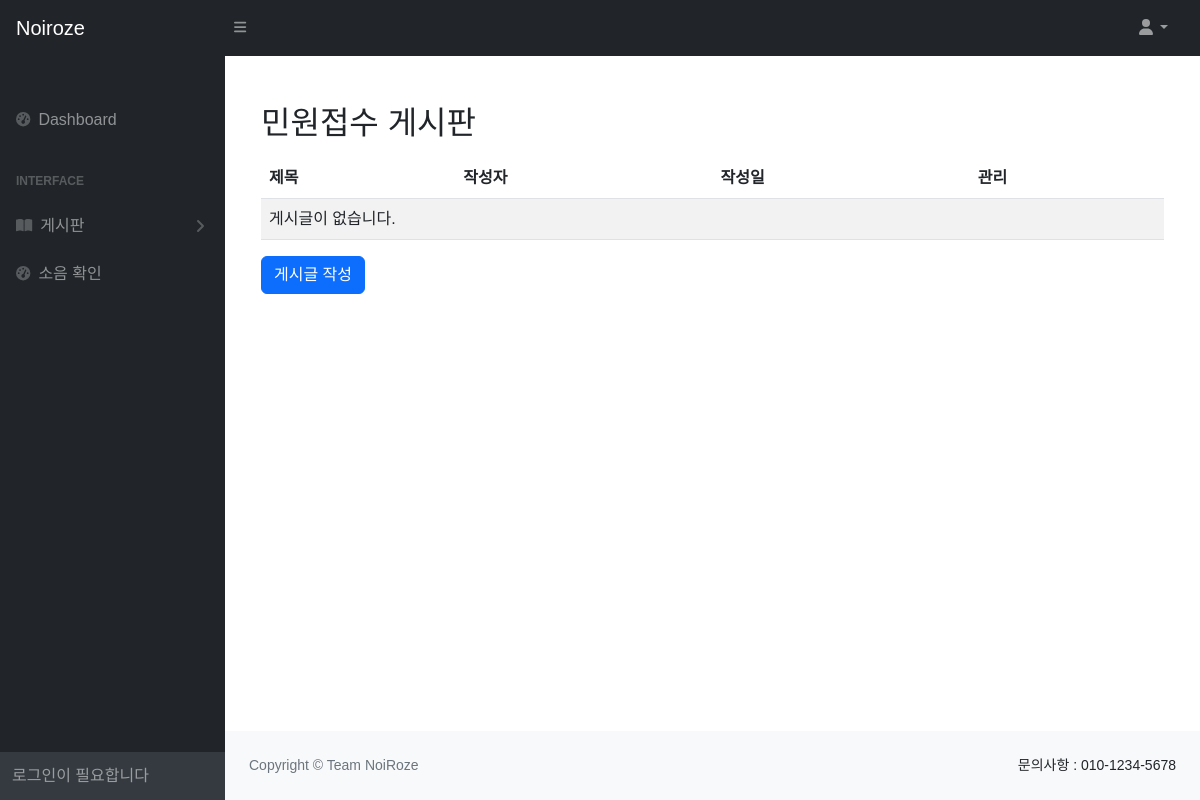
The app's page /board/complain_board_list/, older data.
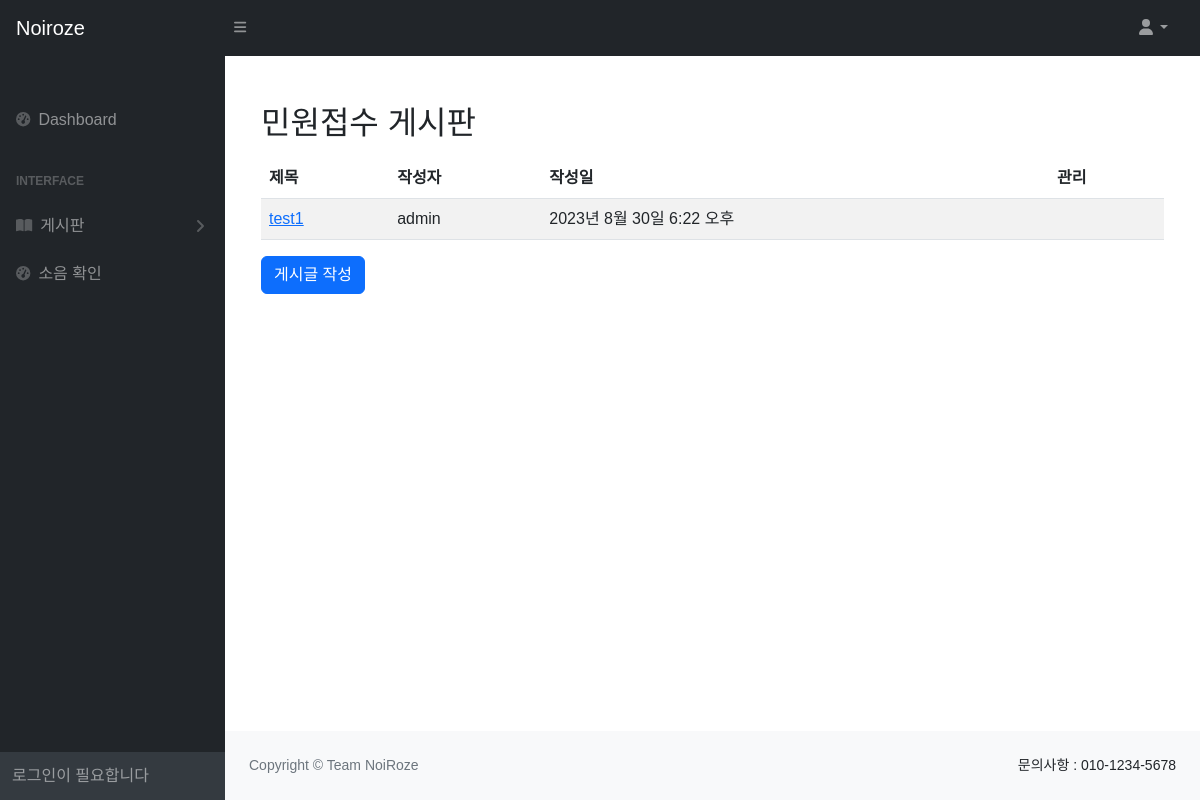
The same page, newer data.
### board/models.py (models this page shows, shortened)
class ComplainBoard_Web(models.Model):                            # 민원접수 게시판 모델
    title = models.CharField('민원 제목', max_length=200)
    content = models.TextField('민원 내용')
    author = models.ForeignKey(CustomUser, on_delete=models.CASCADE)
    created_date = models.DateTimeField('작성 일시', default=timezone.now)
    modify_date = models.DateTimeField('수정 일시', null=True, blank=True)

### common/models.py (models this page shows)
class CustomUser(AbstractBaseUser, PermissionsMixin) :
    userid = models.CharField(max_length = 15, unique=True)
    email = models.EmailField(blank=False, unique=True, default='')
    name = models.CharField(max_length=15)         # 세대주 이름           ## 필수!!! 아파트명, 세대주, 동, 호수
    apartment = models.CharField(max_length = 40, default='아파트명')          # 아파트이름 -> 관리자가 설정
    DONG_CHOICES = (
        ('101', '101동'),
        ('102', '102동'),
        ('103', '103동'),
        ('104', '104동'),
        ('105', '105동'),
    )
    dong = models.CharField(max_length=5, choices=DONG_CHOICES, default='101')
    HO_CHOICES = (
        ('101', '101호'),
        ('102', '102호'),
        ('201', '201호'),
        ('202', '202호'),
        ('301', '301호'),
        ('302', '302호'),
        ('401', '401호'),
        ('402', '402호'),
        ('501', '501호'),
        ('502', '502호'),
        ('601', '601호'),
        ('602', '602호'),
        ('701', '701호'),
        ('702', '702호'),
        ('801', '801호'),
        ('802', '802호'),
        ('901', '901호'),
        ('902', '902호'),
        ('1001', '1001호'),
        ('1002', '1002호'),
    )
    ho = models.CharField(blank=False, choices=HO_CHOICES, max_length=4, default='101')             # 커스텀 유저 모델에 사용할 필드들. userid 와 email 은 필수사항.
    is_active = models.BooleanField(default=True)
    is_superuser = models.BooleanField(default=False)
    is_staff = models.BooleanField(default=False)
    date_joined = models.DateTimeField(default=timezone.now)
    last_login = models.DateTimeField(blank=True, null=True)
    objects = CustomUserManager()
    USERNAME_FIELD = 'userid'                         # 장고에서 기본적으로 username -> 아이디 로 인식하는 것을 커스텀유저에서 만든 userid 로 바꿔줌
    REQUIRED_FIELDS = ['email', 'name', 'apartment', 'dong', 'ho']
    class Meta :
        ordering = ['-date_joined']
        verbose_name = 'User'
        verbose_name_plural = 'Users'

### board/views.py (the view, shortened to what this page needs)
# urls.py: path('complain_board_list/', views.complain_board_list, name='complain_board_list'), # 게시판 리스트
def complain_board_list(request):
    page = request.GET.get('page', '1')  # 페이지
    kw = request.GET.get('kw', '')  # 검색어
    so = request.GET.get('so', 'recent')  # 정렬 기준 / default 최신순
    if so == 'recent':
        board_list = ComplainBoard_Web.objects.order_by('-created_date')
    elif so == 'late':
        board_list = ComplainBoard_Web.objects.order_by('created_date')
    elif so == 'recommend':
        board_list = ComplainBoard_Web.objects.annotate(
            num_voter=Count('voter')).order_by('-num_voter', '-created_date')
    elif so == 'popular':
        board_list = ComplainBoard_Web.objects.annotate(
            num_reply=Count('reply')).order_by('-num_reply', '-created_date')
    else:  # 위 경우 제외 board_id 역순정렬
        board_list = ComplainBoard_Web.objects.order_by('-id')
    paginator = Paginator(board_list, 10)  # 페이지당 10개
    page_obj = paginator.get_page(page)
    context = {'board_list': page_obj, 'page': page, 'kw': kw, 'so': so}
    return render(request, 'board/complain_board/complain_board_list.html', context)

### templates/board/complain_board/complain_board_list.html (shortened to what this page needs)
{% extends 'base.html' %}
{% block content %}
<div id="layoutSidenav_content">
    <main>
    <div class="container-fluid px-4">
        <div class="row">
            <div class="col-md-14">
                <div class="container mt-5">
                    <h2>민원접수 게시판</h2>
                    <table class="table table-striped mt-3">
                        <thead>
                            <tr>
                                <th>제목</th>
                                <th>작성자</th>
                                <th>작성일</th>
                                <th>관리</th>
                            </tr>
                        </thead>
                        <tbody>
                            {% for board in board_list %}
                                <tr>
                                    <td><a href="{% url 'board:complain_board_detail' board.id %}">{{ board.title }}</a></td>
                                    <td>{{ board.author }}</td>
                                    <td>{{ board.created_date }}</td>
                                    <td>
                                    </td>
                                </tr>
                            {% empty %}
                                <tr>
                                    <td colspan="5">게시글이 없습니다.</td>
                                </tr>
                            {% endfor %}
                        </tbody>
                    </table>
                    <a href="{% url 'board:create_complain_board' %}" class="btn btn-primary mb-3">게시글 작성</a>
                </div>
            </div>
        </div>
    </main>
    <footer class="py-4 bg-light mt-auto">
        <div class="container-fluid px-4">
            <div class="d-flex align-items-center justify-content-between small">
                <div class="text-muted">Copyright &copy; Team NoiRoze</div>
                <div>
                    <a>문의사항 : </a>
                    <a>010-1234-5678</a>
                </div>
            </div>
        </div>
    </footer>
    </div>
{% endblock %}

### templates/base.html (shortened to what this page needs)
{% load static %}
<!doctype html>
<html lang="ko">
<head>
    <link href="https://cdn.jsdelivr.net/npm/simple-datatables@7.1.2/dist/style.min.css" rel="stylesheet" />
    <link rel="stylesheet" type="text/css" href="{% static 'style.css' %}">
    <link rel="stylesheet" type="text/css" href="{% static 'styles.css' %}">
</head>
<body>
{% include "navbar.html" %}
{% block content %}
{% endblock %}
</body>
</html>

### templates/navbar.html (shortened to what this page needs)
<body class="sb-nav-fixed">
    <nav class="sb-topnav navbar navbar-expand navbar-dark bg-dark">
        <a class="navbar-brand ps-3" href="{% url 'board:base' %}">Noiroze</a>
        <button class="btn btn-link btn-sm order-1 order-lg-0 me-4 me-lg-0" id="sidebarToggle" href="#!"><i class="fas fa-bars"></i></button>
        <ul class="navbar-nav ms-auto ms-md-0 me-3 me-lg-4">
            <li class="nav-item dropdown">
                <a class="nav-link dropdown-toggle" id="navbarDropdown" href="#" role="button" data-bs-toggle="dropdown" aria-expanded="false"><i class="fas fa-user fa-fw"></i></a>
            </li>
        </ul>
    </nav>
    <div id="layoutSidenav">
        <div id="layoutSidenav_nav">
            <nav class="sb-sidenav accordion sb-sidenav-dark" id="sidenavAccordion">
                <div class="sb-sidenav-menu">
                    <div class="nav">
                        <div class="sb-sidenav-menu-heading"></div>
                        <a class="nav-link" href="#" onclick="navigateToDashboard()">
                            <div class="sb-nav-link-icon"><i class="fas fa-tachometer-alt"></i></div>
                            Dashboard
                        </a>
                        <div class="sb-sidenav-menu-heading">Interface</div>
                        <a class="nav-link collapsed" href="" data-bs-toggle="collapse" data-bs-target="#collapsePages" aria-expanded="false" aria-controls="collapsePages">
                            <div class="sb-nav-link-icon"><i class="fas fa-book-open"></i></div>
                            게시판
                            <div class="sb-sidenav-collapse-arrow"><i class="fas fa-angle-down"></i></div>
                        </a>
                        <a class="nav-link" href="#" onclick="navigateToDong()" >
                            <div class="sb-nav-link-icon"><i class="fas fa-tachometer-alt"></i></div>
                            소음 확인
                        </a>
                    </div>
                </div>
                <div class="sb-sidenav-footer">
                    <span id="loginStatus"></span>
                </div>
            </nav>
        </div>
</body>

### static/style.css (style rules this page uses)
* { font-family: 'Noto Sans KR', sans-serif; }

Row changes from the older to the newer data that the page shows:
added ComplainBoard_Web: title "test1", author "admin", created_date "2023년 8월 30일 6:22 오후"
Text that changed along with them:
text no longer shown: "게시글이 없습니다."
